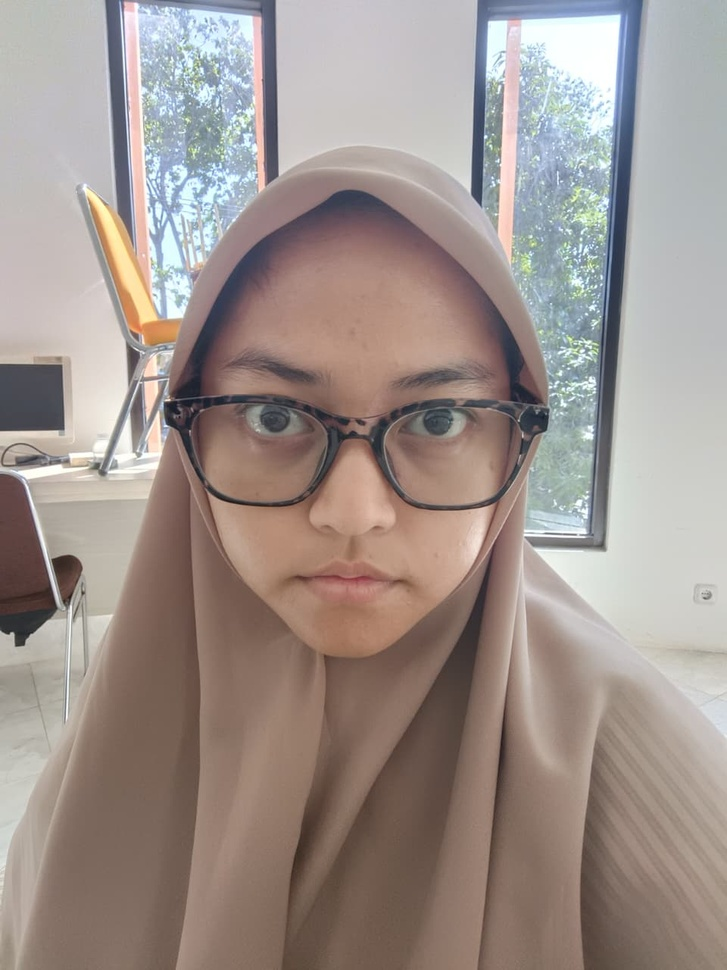
#> input picture photos/khalisa.jpeg, 727 x 970 px, shrunk from 960 x 1280 before the run
$ python test_head_crop.py
#> lines starting #> are read from the running program, lines starting #| are printed output that depends on the picture
### app/recognition/head_cropper.py
import cv2


class HeadCropper:

    def crop(self, frame, box):

        x1, y1, x2, y2 = map(int, box)

        width = x2 - x1
        height = y2 - y1

        # Ambil sekitar 40% bagian atas tubuh
        head_bottom = y1 + int(height * 0.4)

        face = frame[
            max(0, y1):head_bottom,
            max(0, x1):min(frame.shape[1], x2)
        ]

        return face

### test_head_crop.py
import cv2

from app.recognition.head_cropper import HeadCropper

cropper = HeadCropper()

image = cv2.imread("photos/khalisa.jpeg")
#> image is the input picture: shape (970, 727, 3); mean B, G, R 141, 146.5, 158.5

h, w = image.shape[:2]
#> h = 970; w = 727

# Simulasi bounding box YOLO
box = (
    0,
    0,
    w,
    h
)
#> box = (0, 0, 727, 970)

face = cropper.crop(
    image,
    box
)
#> in crop, `face = frame[ max(0, y1):head_bottom, max(0, x1):min(frame.shape[1], x..`:
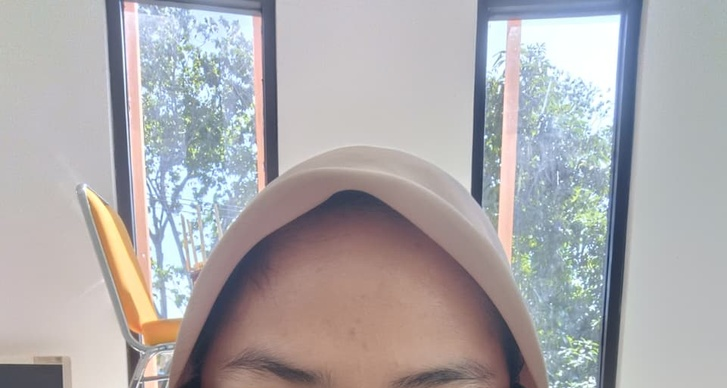
#> face: shape (388, 727, 3); mean B, G, R 171.9, 170.2, 173.4

cv2.imshow("Original", image)
cv2.imshow("Head Crop", face)

cv2.waitKey(0)
cv2.destroyAllWindows()

$ run again, with photos/aqil.jpeg copied over photos/khalisa.jpeg
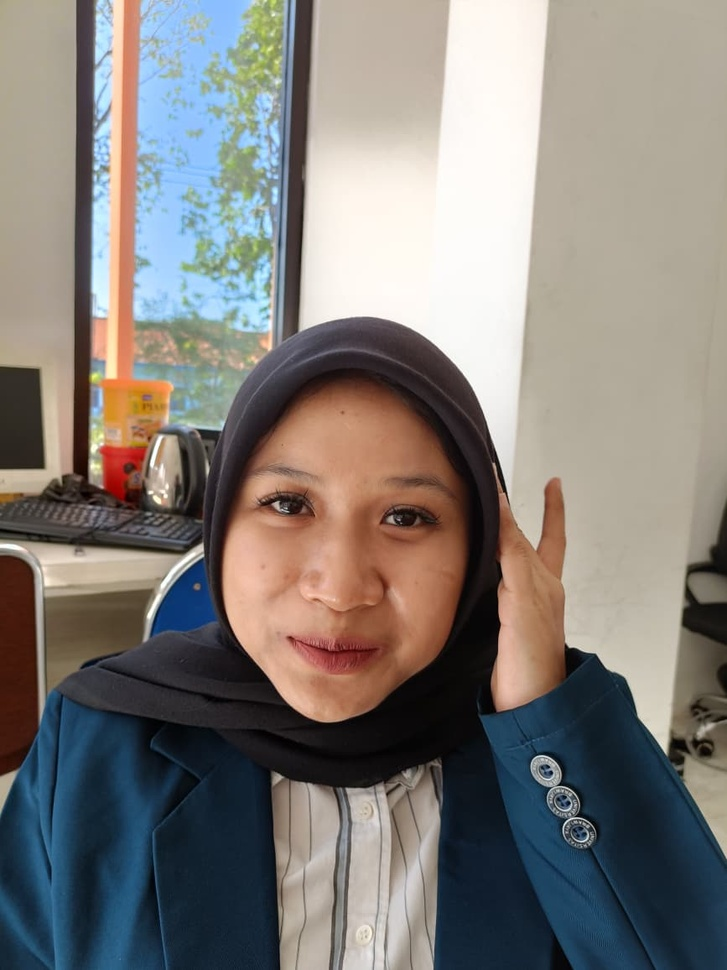
#> input picture photos/aqil.jpeg, 727 x 970 px, shrunk from 867 x 1156 before the run
#> image is the input picture: shape (970, 727, 3); mean B, G, R 121.3, 125.5, 130
#> in crop, `face = frame[ max(0, y1):head_bottom, max(0, x1):min(frame.shape[1], x..`:
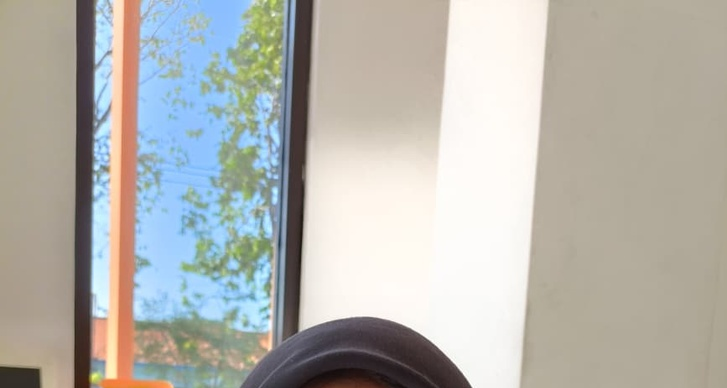
#> face: shape (388, 727, 3); mean B, G, R 174, 179.9, 180.9

$ run again, with photos/raras.jpeg copied over photos/khalisa.jpeg
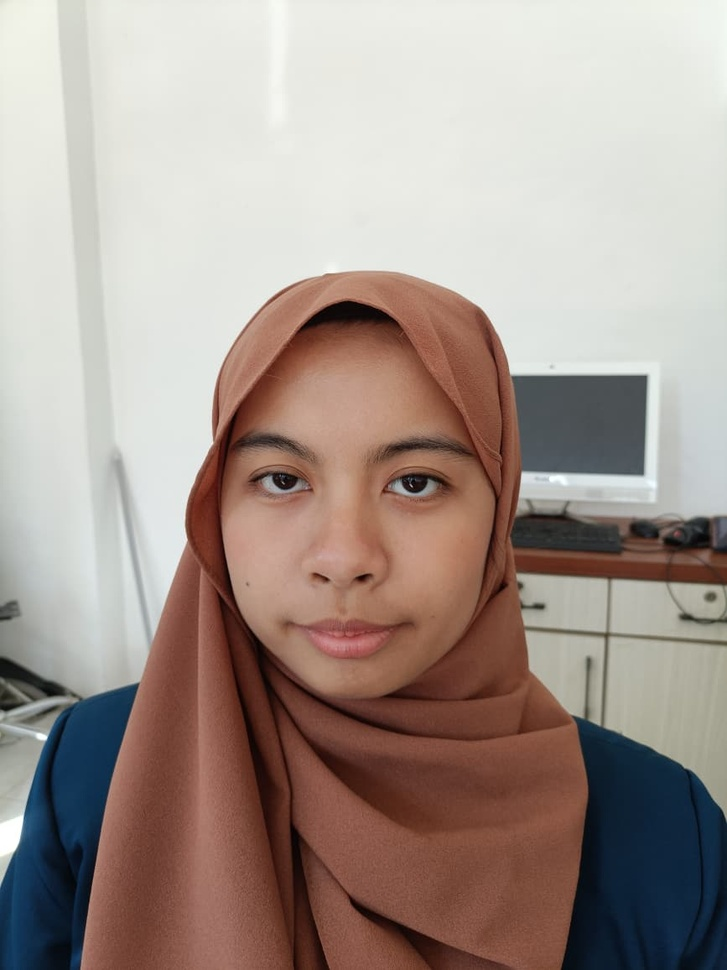
#> input picture photos/raras.jpeg, 727 x 970 px, shrunk from 867 x 1156 before the run
#> image is the input picture: shape (970, 727, 3); mean B, G, R 142.3, 149.7, 164.3
#> in crop, `face = frame[ max(0, y1):head_bottom, max(0, x1):min(frame.shape[1], x..`:
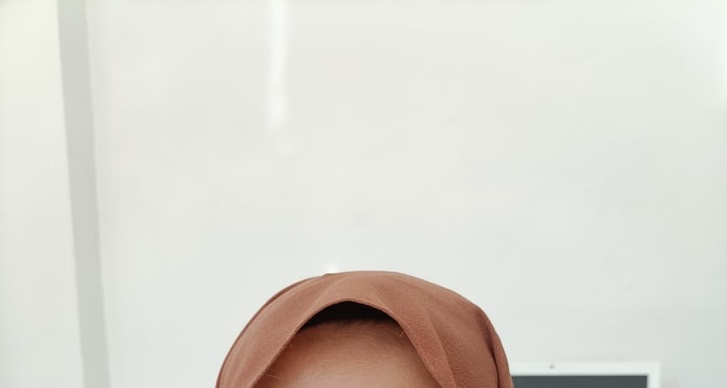
#> face: shape (388, 727, 3); mean B, G, R 210.2, 217.4, 220.3
